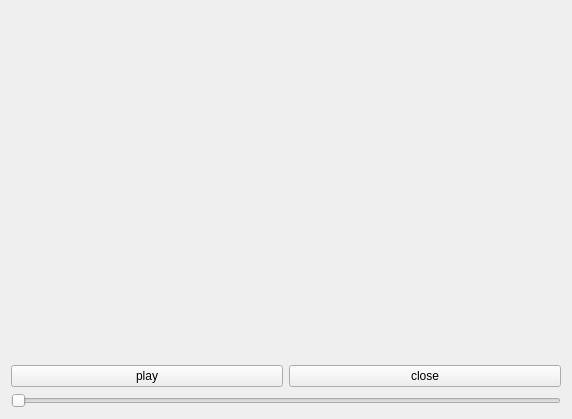
<?xml version="1.0" encoding="UTF-8"?>
<ui version="4.0">
 <class>replay</class>
 <widget class="QWidget" name="replay">
  <property name="geometry">
   <rect>
    <x>0</x>
    <y>0</y>
    <width>572</width>
    <height>419</height>
   </rect>
  </property>
  <property name="windowTitle">
   <string>replay</string>
  </property>
  <layout class="QGridLayout" name="gridLayout">
   <item row="0" column="0">
    <layout class="QVBoxLayout" name="verticalLayout_2">
     <item>
      <widget class="QWidget" name="reViewer" native="true">
       <property name="sizePolicy">
        <sizepolicy hsizetype="Preferred" vsizetype="Expanding">
         <horstretch>0</horstretch>
         <verstretch>0</verstretch>
        </sizepolicy>
       </property>
      </widget>
     </item>
     <item>
      <layout class="QVBoxLayout" name="verticalLayout">
       <item>
        <layout class="QHBoxLayout" name="horizontalLayout">
         <item>
          <widget class="QPushButton" name="playBtn">
           <property name="text">
            <string>play</string>
           </property>
          </widget>
         </item>
         <item>
          <widget class="QPushButton" name="closeBtn">
           <property name="text">
            <string>close</string>
           </property>
          </widget>
         </item>
        </layout>
       </item>
       <item>
        <widget class="QSlider" name="slider">
         <property name="orientation">
          <enum>Qt::Horizontal</enum>
         </property>
        </widget>
       </item>
      </layout>
     </item>
    </layout>
   </item>
  </layout>
 </widget>
 <layoutdefault spacing="6" margin="11"/>
 <resources/>
 <connections/>
</ui>
